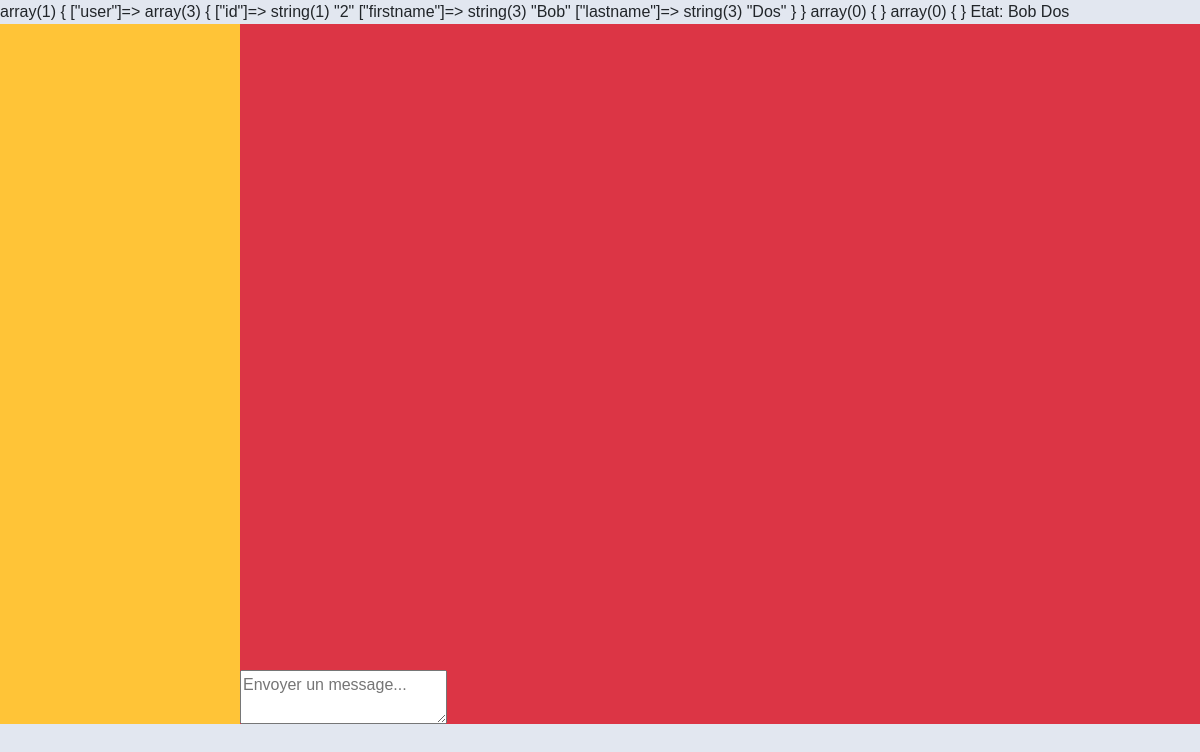
Page /rtChat/index.php (signed in) on the earlier database version.
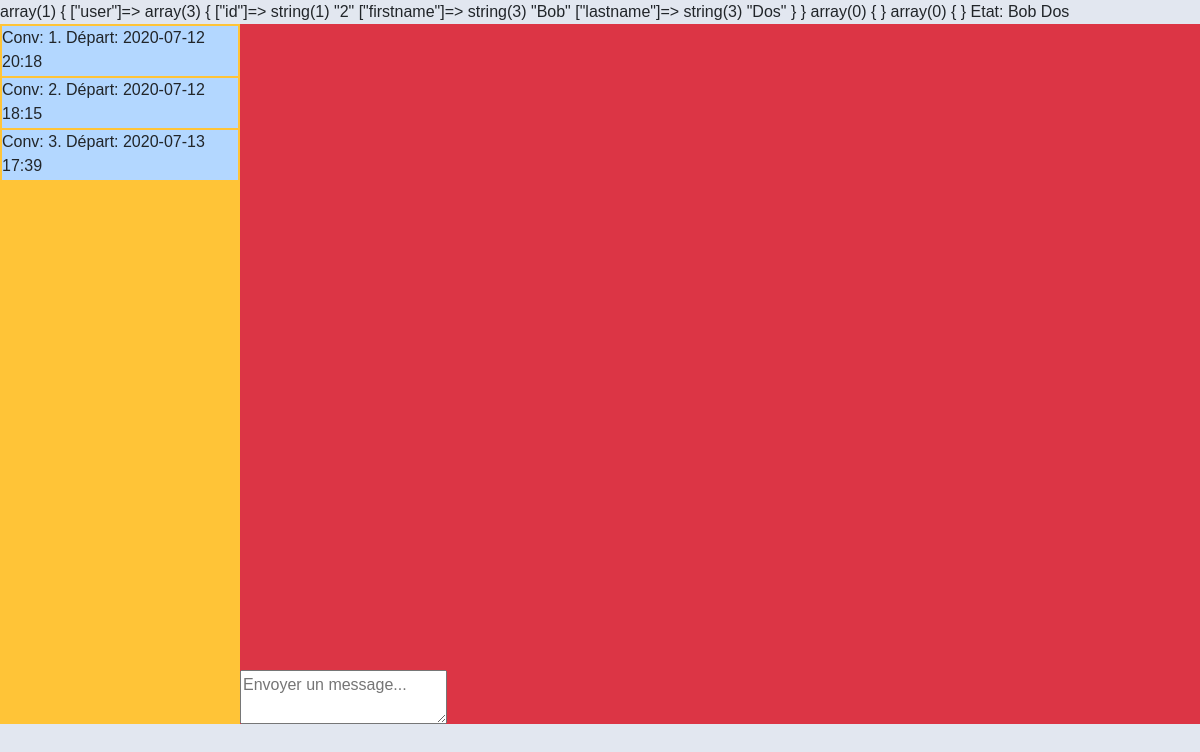
Same page on the later database version.
### tables this page shows
CREATE TABLE IF NOT EXISTS `conversations` (
  `id` int NOT NULL AUTO_INCREMENT,
  `name` varchar(60) DEFAULT NULL COMMENT 'the name is useful for groups but not for private conversations',
  `startdate` datetime NOT NULL,
  `type` int NOT NULL DEFAULT '1' COMMENT 'type of the conversation:\n1 = it''s a private conversation with 2 persons\n2 = it''s a groupe conversation with 1 to x persons (x= no theorical limit)',
  PRIMARY KEY (`id`)
);

### rtChat/controler.php (called while the page is built, shortened)
<?php
function getConversations()
{
    return getAll("conversations");
}
function home()
{
    $conversations = getConversations();
    require "view.php";
}
?>

### rtChat/CRUDModel.php (called while the page is built, shortened)
<?php
function getPDO()
{
    $res = new PDO('mysql:host=' . $dbhost . ';dbname=' . $dbname, $user, $pass);
    return $res;
}
function Query($query, $params, $manyrecords)
{
    try {
        $dbh = getPDO();
        $statement = $dbh->prepare($query);
        if (is_null($params) == false) {
            $statement->execute($params);
        } else {
            $statement->execute();
        }
        if ($manyrecords) {
            $queryResult = $statement->fetchAll(PDO::FETCH_ASSOC);
        } else {
            $queryResult = $statement->fetch(PDO::FETCH_ASSOC);
        }
        return $queryResult;
    } catch (PDOException $e) {
        print "Error!: " . $e->getMessage() . "<br/>";
        return null;
    }
}
function getAll($table)
{
    $query = "SELECT * FROM `$table`";
    $params = null;
    return Query($query, $params, true);
}
?>

### rtChat/view.php (the view, shortened to what this page needs)
    <!doctype html>
    <html lang="fr">
    <head>
        <link rel="stylesheet" href="node_modules/bootstrap/dist/css/bootstrap.css">
        <link rel="stylesheet" href="node_modules/bootstrap/dist/css/bootstrap-grid.css">
        <link rel="stylesheet" href="node_modules/bootstrap/dist/css/bootstrap-reboot.css">
        <link rel="stylesheet" href="library.css">
        <link rel="stylesheet" href="chat.css">
    </head>
    <body>
    <?php echo(isset($_SESSION['user']) ? "Etat: {$_SESSION['user']['firstname']} {$_SESSION['user']['lastname']}" : "Etat: Non connecté...");
    if (isset($_SESSION['user']) == false) {
        ?>
        <form action="?action=login" method="post">
            <input type="text" placeholder="firstname" name="firstname">
            <input type="password" placeholder="password" name="password">
            <input type="submit" value="Connexion">
        </form>
        <?php
    } else { ?>
        <div class="total flexdiv bg-info">
            <div class="listConv flex-1 bg-header">
                <?php foreach ($conversations as $conversation) {
                    ?>
                    <div class="oneConv">
                        Conv: <?= $conversation['id'] ?>.
                        Départ: <?= date("Y-m-d H:i", strtotime($conversation['startdate'])) ?>
                    </div>
                    <?php
                }
                ?>
            </div>
            <div class="detailsMsgs flex-4 bg-danger h-100 ">
                <div class="divSending position-relative ">
                    <textarea class="fullwidth" rows="2" name="text" maxlength="2000" placeholder="Envoyer un message..."></textarea>
                </div>
            </div>
        </div>
        <?php
    }
    ?>
    </body>
    </html>
<?php
$content = ob_get_clean();
echo $content;
?>

### rtChat/index.php (shortened to what this page needs)
<?php
require "CRUDModel.php";
require "controler.php";
var_dump($_SESSION);
var_dump($_GET);
var_dump($_POST);
switch ($_GET['action']) {
    default:
        if (isset($_SESSION['user']) == false) {
            login($_POST);
        } else {
            home();
        }
        break;
}
?>

### rtChat/library.css (style rules this page uses)
body { font-family: Verdana, Sans-serif; background-color: #e2e7f0; overflow-x: hidden }
.bg-header { background-color: #ffc437; }
.fullwidth { width: 100%; }
.flexdiv { display: flex; }
.flex-1 { flex: 1; }
.flex-4 { flex: 4; }

### rtChat/chat.css (style rules this page uses)
.total { height: 700px; background-color: #1abc9c; }
.oneConv { height: 50px; background-color: #b3d7ff; margin: 2px; }
.detailsMsgs { display: flex; justify-content: start; align-items: end; }
.divSending { position: absolute; bottom: 0; left: 0; }

Differences in the rows shown:
added conversations: id "1", startdate "2020-07-12 20:18"
added conversations: id "2", startdate "2020-07-12 18:15"
added conversations: id "3", startdate "2020-07-13 17:39"
